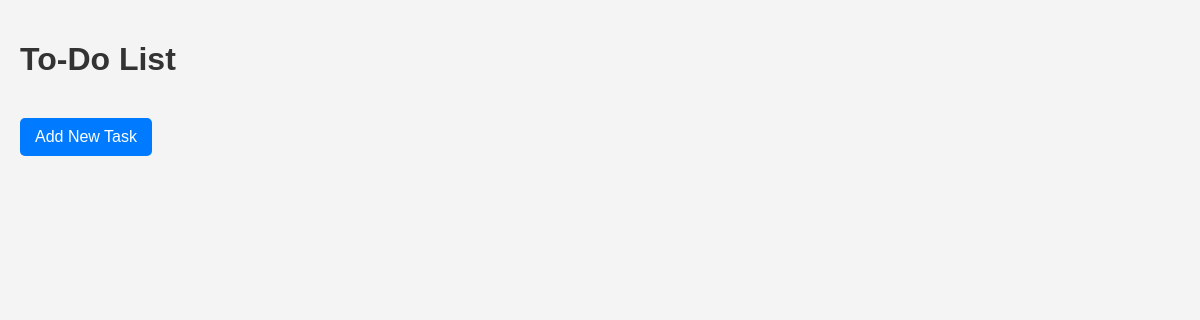
/todo/, run on an earlier commit of the app's database.
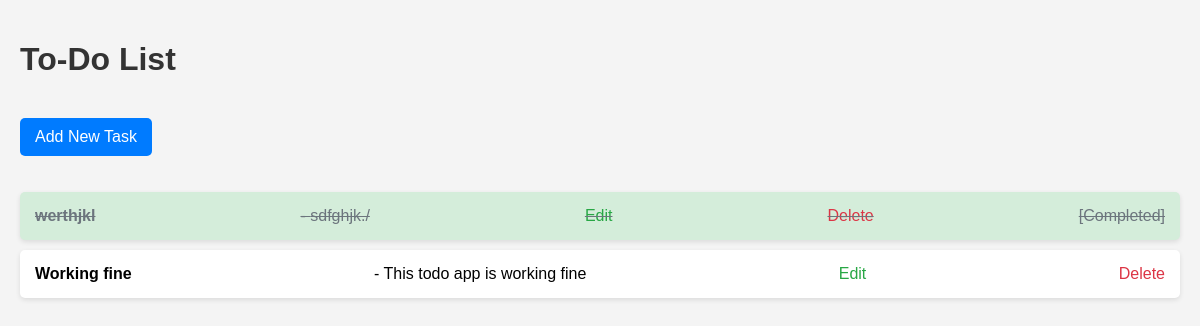
And on a later commit of the database.
### todo/models.py (models this page shows, shortened)
class Todo(models.Model):
    title=models.CharField(max_length=255)
    description=models.TextField(blank=True)
    completed=models.BooleanField(default=False)

### todo/views.py (the view)
# urls.py: path('', views.todo_list, name='todo_list'),
def todo_list(request):
    todos = Todo.objects.all()
    return render(request, 'todo_list.html', {'todos': todos})

### todo/templates/todo_list.html (shortened to what this page needs)
<!DOCTYPE html>
<html lang="en">
  <head>
  </head>
  <body>
    <h1>To-Do List</h1>
    <a href="{% url 'todo_add' %}">Add New Task</a>
    <ul>
      {% for todo in todos %}
      <li class="todo-item {% if todo.completed %}completed{% endif %}">
        <strong>{{ todo.title }}</strong> - {{ todo.description }}
        <a href="{% url 'todo_edit' todo.id %}" class="edit-btn">Edit</a>
        <a href="{% url 'todo_delete' todo.id %}" class="delete-btn">Delete</a>
        {% if todo.completed %}<span>[Completed]</span>{% endif %}
      </li>
      {% endfor %}
    </ul>
  </body>
</html>

What changed in the data, as far as the page shows it:
added Todo: title "werthjkl", description "sdfghjk./", completed "[Completed]"
added Todo: title "Working fine", description "This todo app is working fine", completed False (drawn)
